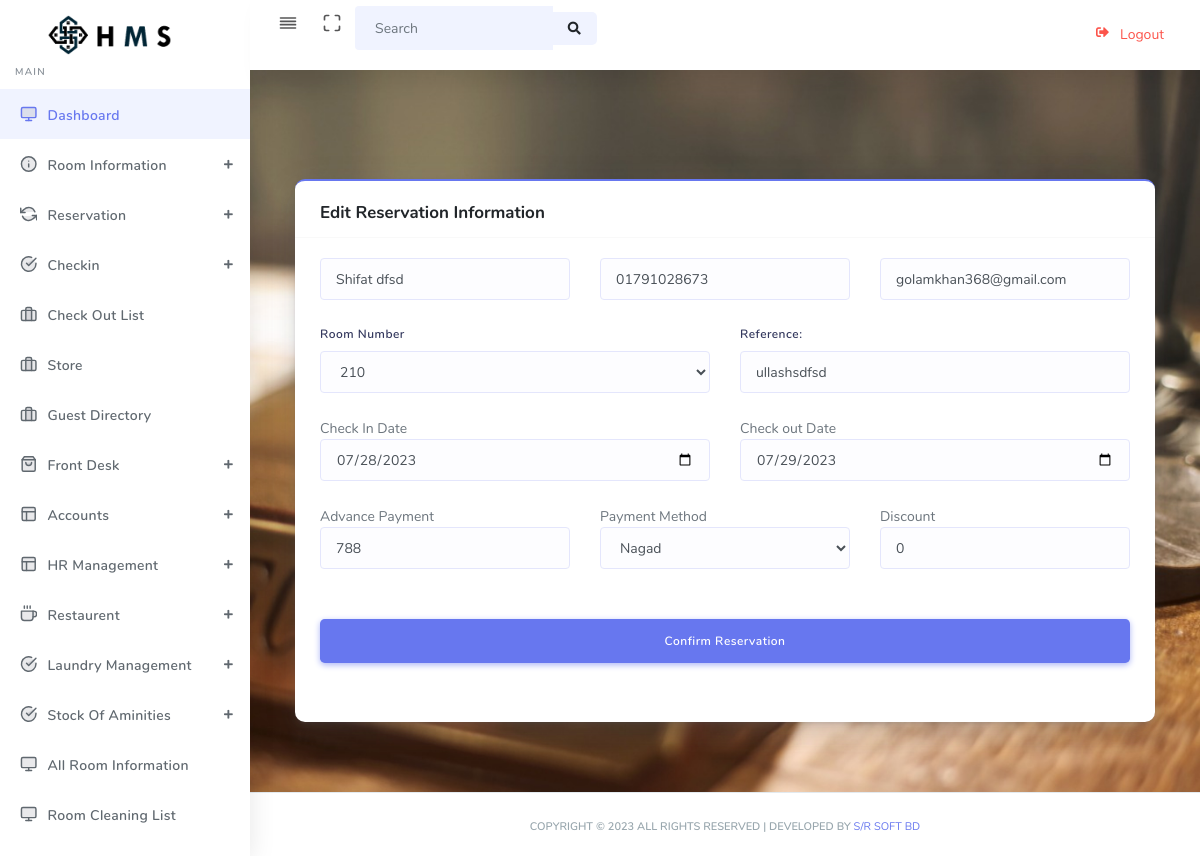
/edit_reservation.php?id=1 (signed in), run on the app's committed database.
### tables this page shows
CREATE TABLE IF NOT EXISTS `reservation` (
  `id` int(11) NOT NULL AUTO_INCREMENT,
  `contact_number` varchar(999) NOT NULL,
  `guest_name` varchar(999) NOT NULL,
  `ref_by` varchar(999) NOT NULL,
  `identity` varchar(999) NOT NULL,
  `room_number` int(11) NOT NULL,
  `checkin_date` date NOT NULL,
  `checkout_date` date NOT NULL,
  `special_note` longtext NOT NULL,
  `total_price` int(11) DEFAULT NULL,
  `email` varchar(999) DEFAULT NULL,
  `age` float DEFAULT NULL,
  `birth_date` date DEFAULT NULL,
  `profession` varchar(999) DEFAULT NULL,
  `pax` int(11) DEFAULT NULL,
  `permanent_address` longtext DEFAULT NULL,
  `present_address` longtext DEFAULT NULL,
  `nationality` varchar(999) DEFAULT NULL,
  `purpose_of_visit` longtext DEFAULT NULL,
  `gender` varchar(255) DEFAULT NULL,
  `statuss` varchar(255) DEFAULT NULL,
  `advance_payment` int(11) DEFAULT NULL,
  `due_payment` int(11) DEFAULT NULL,
  `discount` int(11) DEFAULT NULL,
  `payment_method_advance` varchar(299) DEFAULT NULL,
  `payment_method_total` varchar(299) DEFAULT NULL,
  `flag` int(11) DEFAULT NULL,
  `hotel_name` varchar(255) DEFAULT NULL,
  `booking_number` varchar(255) DEFAULT NULL,
  `due_clearance` int(11) DEFAULT NULL,
  `due_clearance_method` int(11) DEFAULT NULL,
  `reservation_date` date DEFAULT NULL,
  `extra_charges` int(11) DEFAULT NULL,
  `reservation_by` varchar(255) DEFAULT NULL,
  PRIMARY KEY (`id`)
);

### edit_reservation.php (the view, shortened to what this page needs)
<?php
include 'header.php';
$id = $_GET['id'];
$sql = "SELECT * FROM reservation where id=$id";
$result = $conn->query($sql);
if ($result->num_rows > 0) {
    while ($row = $result->fetch_assoc()) {
        $guest_name = $row['guest_name'];
        $contact_number = $row['contact_number'];
        $ref_by = $row['ref_by'];
        $room_number = $row['room_number'];
        $checkin_date = $row['checkin_date'];
        $checkout_date = $row['checkout_date'];
        $email = $row['email'];
        $advance_payment = $row['advance_payment'];
        $discount = $row['discount'];
        $payment_method_advance = $row['payment_method_advance'];
    }
}
?>
<div id="app">
    <section class="section">
        <div class="container mt-5">
            <div class="row">
                <div class="col-12 col-sm-12 col-md-12  col-lg-12  col-xl-12 ">
                    <div class="card card-primary">
                        <div class="card-header">
                            <h4 class="text-header">Edit Reservation Information</h4>
                        </div>
                        <div class="card-body">
                            <form action="update_reservation.php?id=<?php echo $id ?>" method="POST">
                                <div class="row">
                                    <div class="form-group col-12 col-sm-12 col-md-4 col-lg-4">
                                        <input id="contact_number" type="text" placeholder="Guest Name" value="<?php echo $guest_name ?>" class="form-control" name="guest_name" autofocus required>
                                    </div>
                                    <div class="form-group col-12 col-sm-12 col-md-4 col-lg-4">
                                        <input id="guest_name" type="number" placeholder="Contact Number" value="<?php echo $contact_number ?>" class="form-control" name="contact_number" pattern="[0-9]{11}" required>
                                    </div>
                                    <div class="form-group col-12 col-sm-12 col-md-4 col-lg-4">
                                        <input id="guest_name" type="text" placeholder="Email" value="<?php echo $email ?>" class="form-control" name="email" required>
                                    </div>
                                    <div class="form-group col-12 col-sm-12 col-md-6 col-lg-6">
                                        <label>Room Number</label>
                                        <select class="form-control" name="room_number" required>
                                            <option><?php echo $room_number ?></option>
                                        </select>
                                    </div>
                                    <div class="form-group col-12 col-sm-12 col-md-6 col-lg-6">
                                        <label>Reference:</label>
                                        <input id="ref_by" type="text" placeholder="Reference By" value="<?php echo $ref_by ?>" class="form-control" name="ref_by" autofocus required>
                                    </div>
                                    <div class="form-group col-12 col-sm-12 col-md-6 col-lg-6">
                                        <level>Check In Date</level>
                                        <input id="checkindate" type="date" placeholder="Check In Date" value="<?php echo $checkin_date ?>" class="form-control" name="in_date" autofocus required>
                                    </div>
                                    <div class="form-group col-12 col-sm-12 col-md-6 col-lg-6">
                                        <level>Check out Date</level>
                                        <input id="checkoutdate" type="date" placeholder="Check out Date" value="<?php echo $checkout_date ?>" class="form-control" name="out_date" autofocus required>
                                    </div>
                                    <div class="form-group col-12 col-sm-12 col-md-4 col-lg-4">
                                        <level>Advance Payment</level>
                                        <input id="advance_payment" type="text" placeholder="Advance Payment" value="<?php echo $advance_payment ?>" class="form-control" name="advance_payment" required>
                                    </div>
                                    <div class="form-group col-12 col-sm-12 col-md-4 col-lg-4">
                                        <div class="form-group">
                                            <div class="form-group">
                                                <level>Payment Method</level>
                                                <select class="form-control" name="payment_method" required>
                                                    <option><?php echo $payment_method_advance ?></option>
                                                </select>
                                            </div>
                                        </div>
                                    </div>
                                    <div class="form-group col-12 col-sm-12 col-md-4 col-lg-4">
                                        <level>Discount</level>
                                        <input id="discount" type="text" placeholder="Discount" value="<?php echo $discount ?>" class="form-control" name="discount" required>
                                    </div>
                                    <div class="form-group  col-12 col-sm-12 col-md-12 col-lg-12">
                                        <button type="submit" class="btn btn-primary btn-lg btn-block">
                                            Confirm Reservation
                                        </button>
                                    </div>
                                </div>
                            </form>
                        </div>
                    </div>
                </div>
            </div>
        </div>
    </section>
</div>
<?php include 'footer.php' ?>

### data on the page
reservation: guest_name "Shifat dfsd", contact_number "01791028673", email "golamkhan368@gmail.com", room_number "210", ref_by "ullashsdfsd", in_date "07/28/2023", out_date "07/29/2023", advance_payment "788", payment_method "Nagad", discount "0"
